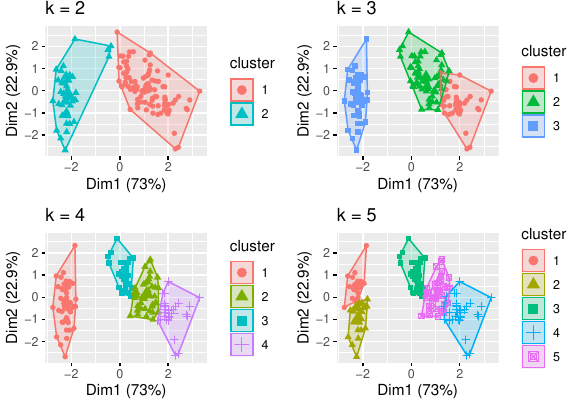

Write the R code that produced this figure.
pdf(file = "13-r-kmeans.pdf", width = 5.83, height = 4.13)

library(tidyverse)
library(factoextra)

my_data <- iris[, -5]

f <- 2:5 %>% map(function(k) {
  my_data %>% kmeans(k) %>%
    fviz_cluster(data = my_data, geom = "point") +
    ggtitle(sprintf("k = %s", k))
})
gridExtra::grid.arrange(f[[1]], f[[2]], f[[3]], f[[4]], ncol = 2)
